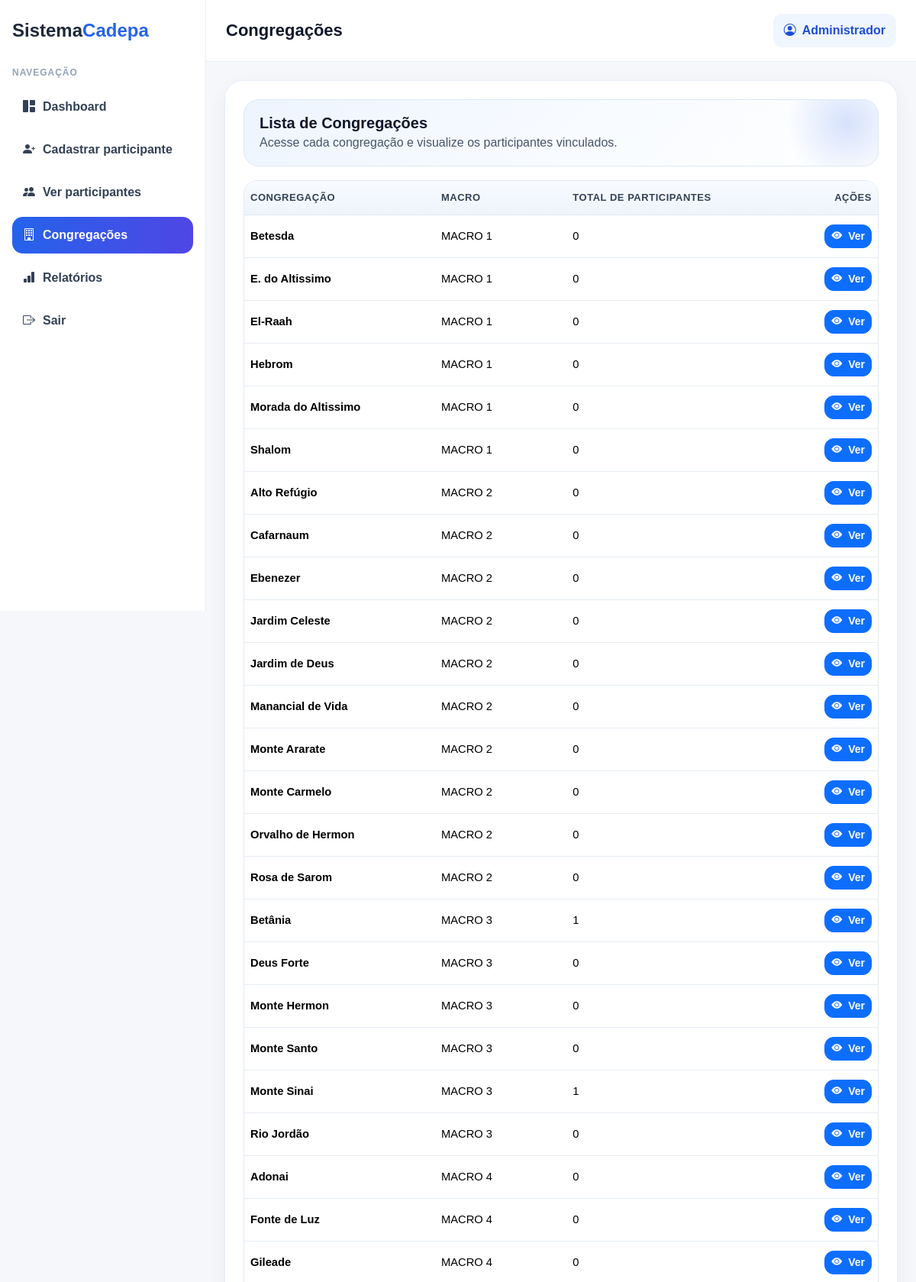
The page /congregacoes (signed in, upper part) on the database as committed earlier.
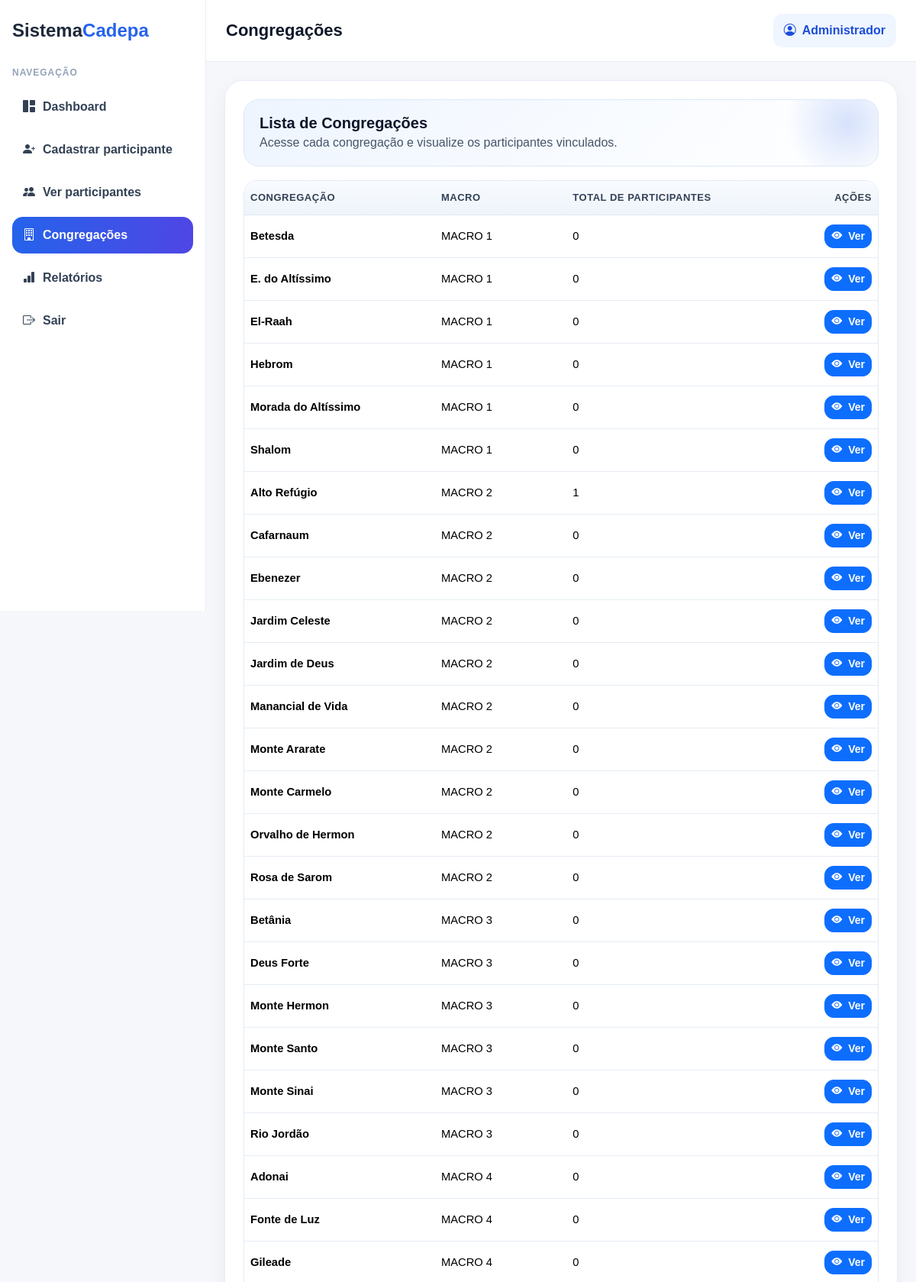
The same page on the database as committed later.
### tables this page shows
CREATE TABLE congregacoes (
            id INTEGER PRIMARY KEY AUTOINCREMENT,
            nome TEXT,
            macro_id INTEGER,
            UNIQUE(nome, macro_id),
            FOREIGN KEY (macro_id) REFERENCES macros(id)
        );

### app.py (the view)
@app.route("/congregacoes")
def congregacoes():
    if "user_id" not in session:
        return redirect("/login")
    conn = get_db()
    lista_congregacoes = conn.execute("""
        SELECT congregacoes.nome, macros.nome AS macro_nome,
               COUNT(participantes.id) AS total_participantes
        FROM congregacoes
        JOIN macros ON macros.id = congregacoes.macro_id
        LEFT JOIN participantes ON participantes.congregacao = congregacoes.nome
        GROUP BY congregacoes.id, congregacoes.nome, macros.nome
        ORDER BY macros.nome, congregacoes.nome
    """).fetchall()
    conn.close()
    return render_template("congregacoes.html", congregacoes=lista_congregacoes)

### app.py (called while the page is built)
def get_db():
    conn = sqlite3.connect(DB_PATH)
    conn.row_factory = sqlite3.Row
    return conn

### templates/congregacoes.html (shortened to what this page needs)
{% extends "base.html" %}
{% block page_title %}Congregações{% endblock %}
{% block page_content %}
<div class="page-header">
    <h3>Lista de Congregações</h3>
    <p>Acesse cada congregação e visualize os participantes vinculados.</p>
</div>
<div class="table-responsive table-modern">
    <table class="table table-hover align-middle mb-0">
        <thead>
            <tr>
                <th>Congregação</th>
                <th>Macro</th>
                <th>Total de participantes</th>
                <th class="text-end">Ações</th>
            </tr>
        </thead>
        <tbody>
            {% for c in congregacoes %}
            <tr>
                <td class="fw-semibold">{{ c.nome }}</td>
                <td>{{ c.macro_nome }}</td>
                <td>{{ c.total_participantes }}</td>
                <td class="text-end">
                    <a href="/congregacoes/{{ c.nome|replace(' ', '-') }}" class="btn btn-sm btn-primary">
                        <i class="bi bi-eye-fill me-1"></i> Ver
                    </a>
                </td>
            </tr>
            {% endfor %}
        </tbody>
    </table>
</div>
{% endblock %}

### templates/base.html (shortened to what this page needs)
<!DOCTYPE html>
<html lang="pt-BR">
<head>
    <link href="https://cdn.jsdelivr.net/npm/bootstrap@5.3.3/dist/css/bootstrap.min.css" rel="stylesheet">
    <link href="https://cdn.jsdelivr.net/npm/bootstrap-icons@1.11.3/font/bootstrap-icons.css" rel="stylesheet">
</head>
<body>
<div class="layout">
    <aside class="sidebar">
        <div class="logo">Sistema<span>Cadepa</span></div>
        <div class="menu-title">Navegação</div>
        <nav class="menu">
            <a href="/dashboard" class="{% if request.path == '/dashboard' %}active{% endif %}">
                <i class="bi bi-grid-1x2-fill"></i>
                <span>Dashboard</span>
            </a>
            <a href="/participantes/cadastrar" class="{% if request.path == '/participantes/cadastrar' %}active{% endif %}">
                <i class="bi bi-person-plus-fill"></i>
                <span>Cadastrar participante</span>
            </a>
            <a href="/participantes" class="{% if request.path == '/participantes' %}active{% endif %}">
                <i class="bi bi-people-fill"></i>
                <span>Ver participantes</span>
            </a>
            <a href="/congregacoes" class="{% if request.path == '/congregacoes' %}active{% endif %}">
                <i class="bi bi-building"></i>
                <span>Congregações</span>
            </a>
            <a href="/relatorios" class="{% if request.path == '/relatorios' %}active{% endif %}">
                <i class="bi bi-bar-chart-fill"></i>
                <span>Relatórios</span>
            </a>
            <a href="/logout">
                <i class="bi bi-box-arrow-right"></i>
                <span>Sair</span>
            </a>
        </nav>
    </aside>
    <main class="main">
        <div class="topbar">
            <h1>{% block page_title %}Sistema{% endblock %}</h1>
            <div class="topbar-user">
                <i class="bi bi-person-circle me-1"></i>
                {{ session.get("nome", "Usuário") }}
            </div>
        </div>
        <div class="content">
            <div class="content-card">
                {% block page_content %}{% endblock %}
            </div>
        </div>
    </main>
</div>
</body>
</html>

### templates/base.html (style rules this page uses)
body { background: #f5f7fb; font-family: Arial, sans-serif; margin: 0; color: #0f172a; }
.layout { display: flex; min-height: 100vh; }
.sidebar { width: 270px; background: #ffffff; border-right: 1px solid #e9edf5; padding: 22px 16px; position: sticky; top: 0; height: 100vh; }
.logo { font-size: 24px; font-weight: 700; color: #1e293b; margin-bottom: 28px; }
.logo span { color: #2563eb; }
.menu-title { font-size: 12px; color: #94a3b8; font-weight: 700; text-transform: uppercase; letter-spacing: .08em; margin-bottom: 12px; }
.menu a { display: flex; align-items: center; gap: 10px; text-decoration: none; color: #334155; padding: 12px 14px; border-radius: 14px; margin-bottom: 8px; transition: 0.2s ease; font-weight: 600; }
.menu a:hover, .menu a.active { background: linear-gradient(90deg, #2563eb, #4f46e5); color: #fff; }
.main { flex: 1; display: flex; flex-direction: column; min-width: 0; }
.topbar { background: #ffffff; border-bottom: 1px solid #e9edf5; padding: 18px 26px; display: flex; justify-content: space-between; align-items: center; position: sticky; top: 0; z-index: 20; }
.topbar h1 { margin: 0; font-size: 22px; font-weight: 700; color: #0f172a; }
.topbar-user { background: #eff6ff; color: #1d4ed8; padding: 10px 14px; border-radius: 12px; font-weight: 600; white-space: nowrap; }
.content { padding: 24px; }
.content-card { background: #ffffff; border-radius: 24px; padding: 24px; box-shadow: 0 8px 24px rgba(15, 23, 42, 0.05); border: 1px solid #e7eef8; }
.page-header { position: relative; overflow: hidden; border-radius: 20px; padding: 18px 20px; margin-bottom: 18px; background: linear-gradient(135deg, #eef5ff 0%, #f8fbff 55%, #ffffff 100%); border: 1px solid #dce8f8; }
.page-header::after { content: ""; position: absolute; right: -40px; top: -50px; width: 160px; height: 160px; border-radius: 50%; background: radial-gradient(circle, rgba(37, 99, 235, 0.18) 0%, rgba(37, 99, 235, 0) 70%); }
.page-header h3 { margin: 0 0 2px 0; font-size: 1.25rem; font-weight: 700; color: #0f172a; position: relative; z-index: 1; }
.page-header p { margin: 0; color: #475569; position: relative; z-index: 1; }
.table-modern { border-radius: 18px; overflow: hidden; border: 1px solid #e4ebf5; background: #ffffff; }
.table-modern thead th { background: linear-gradient(180deg, #f8fbff 0%, #eef4fb 100%); color: #334155; border-bottom: 1px solid #dfe7f2; font-size: 13px; font-weight: 700; text-transform: uppercase; letter-spacing: 0.04em; padding-top: 12px; padding-bottom: 12px; }
.table-modern td { vertical-align: middle; border-color: #e6edf5; font-size: 0.92rem; padding-top: 12px; padding-bottom: 12px; }
.table-modern tbody tr:nth-child(even) { background: #fbfdff; }
.btn-primary, .btn-success, .btn-warning, .btn-danger, .btn-outline-secondary, .btn-outline-dark { border-radius: 12px; font-weight: 600; }

Rows that differ between the two databases and show on the page:
changed congregacoes: nome "E. do Altissimo" → "E. do Altíssimo"
changed congregacoes: nome "Morada do Altissimo" → "Morada do Altíssimo"
computed for congregacoes "Alto Refúgio": total_participantes "0" → "1"
computed for congregacoes "Betânia": total_participantes "1" → "0"
computed for congregacoes "Monte Sinai": total_participantes "1" → "0"
